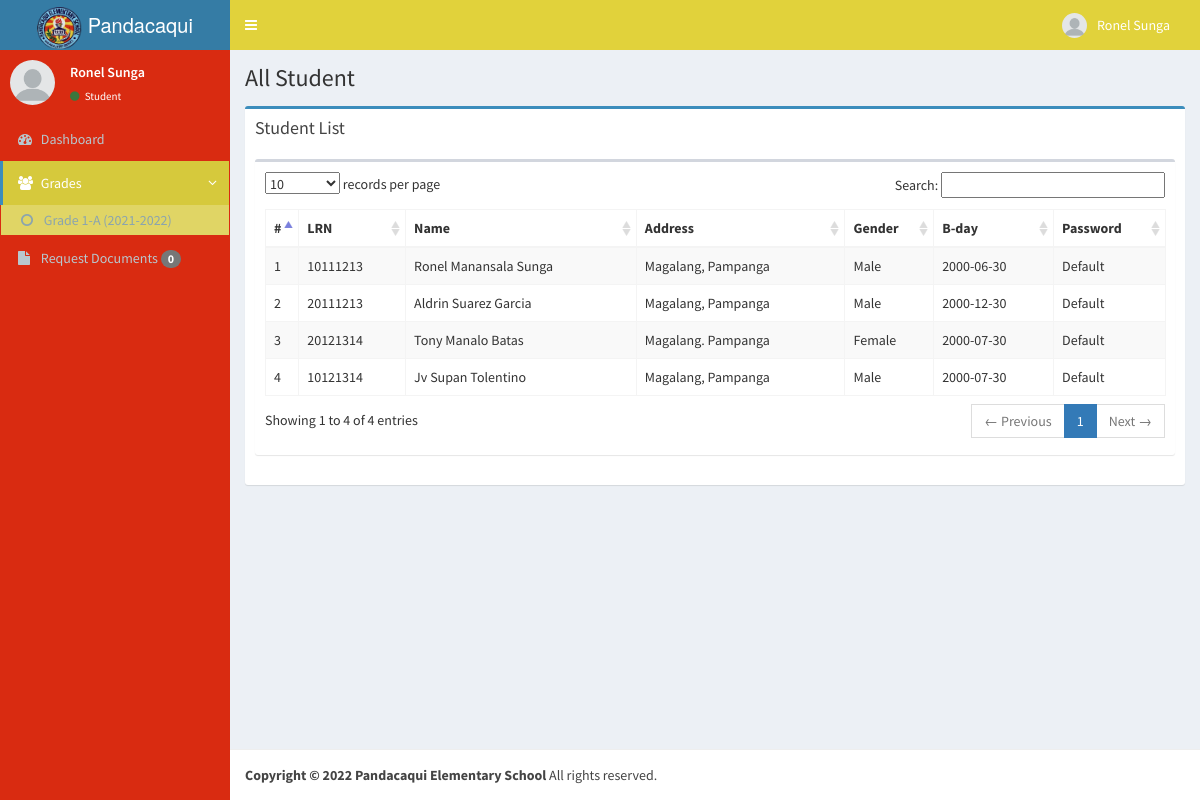
Page /allstudent.php (signed in) on the committed database.
### tables this page shows
CREATE TABLE `studentrecordhistory` (
  `id` int(11) NOT NULL,
  `sectionID` int(11) NOT NULL,
  `nextSectionID` int(11) DEFAULT NULL,
  `studentID` int(11) NOT NULL,
  `status` int(11) NOT NULL
);

CREATE TABLE `section` (
  `id` int(11) NOT NULL,
  `gradeID` int(11) NOT NULL,
  `section` varchar(50) NOT NULL,
  `sectionName` varchar(150) NOT NULL,
  `advicer` int(11) NOT NULL,
  `schoolYear` varchar(50) NOT NULL,
  `status` int(11) NOT NULL
);

CREATE TABLE `useraccount` (
  `id` int(11) NOT NULL,
  `email` varchar(550) NOT NULL,
  `password` varchar(550) NOT NULL,
  `image` varchar(550) NOT NULL,
  `fname` varchar(550) NOT NULL,
  `mname` varchar(550) NOT NULL,
  `lname` varchar(550) NOT NULL,
  `bday` date NOT NULL,
  `gender` varchar(550) NOT NULL,
  `address` varchar(550) NOT NULL,
  `section` int(11) DEFAULT NULL,
  `position` varchar(550) NOT NULL,
  `status` int(11) NOT NULL
);

### connection/connection.php (called while the page is built, shortened)
<?php
class DB_con {
	public $connection;
	function __construct(){
		$this->connection = new mysqli(DB_SERVER, DB_USERNAME, DB_PASSWORD, DB_DATABASE);
	}
	function ret_obj(){
		return $this->connection;
	}
}
?>

### connection/sqlClass.php (called while the page is built, shortened)
<?php
class SQL {
	protected $db;
	public function __construct(){
		$this->db = new DB_con();
		$this->db = $this->db->ret_obj();
	}
	public function getUser($position){
        $array = array();
		$query = "SELECT useraccount.*, section.sectionName, section.gradeID FROM `useraccount` LEFT JOIN section ON section.id = useraccount.section WHERE `position` LIKE '$position' AND useraccount.`status` = 0";
		$result = $this->db->query($query) or die($this->db->error);
		while($row = $result->fetch_array(MYSQLI_ASSOC))
    	{
    		$array[] = $row;
	    }
		return $array;
	}
	public function readytoPickup(){
        $array = array();
		$query = "SELECT * FROM `requestfile` WHERE `requestor` = $_SESSION[id] AND dateRelease >= '".date('Y-m-d')."'";
		$result = $this->db->query($query) or die($this->db->error);
		return $array;
	}
	public function studentrecordhistory(){
        $array = array();
		$query = "SELECT studentrecordhistory.*, section.gradeID, section.sectionName, section.schoolYear, useraccount.fname, useraccount.lname FROM `studentrecordhistory`
		LEFT JOIN section ON section.id=studentrecordhistory.sectionID
		LEFT JOIN useraccount ON useraccount.id=section.advicer
		WHERE `studentID` = '$_SESSION[id]' AND studentrecordhistory.`status` = 0";
		$result = $this->db->query($query) or die($this->db->error);
		while($row = $result->fetch_array(MYSQLI_ASSOC))
    	{
    		$array[] = $row;
	    }
		return $array;
	}
}
?>

### allstudent.php (the view, shortened to what this page needs)
<?php
 include_once "connection/connection.php";
 include_once "connection/sqlClass.php";
 $sqlClass = new SQL();
 $active =3;
 $users =$sqlClass->getUser('Student');
?>
<!DOCTYPE html>
<html>
  <head>
      <?php include_once "head.php"; ?>
      <link href="../../plugins/datatables/dataTables.bootstrap.css" rel="stylesheet" type="text/css" />
  </head>
  <body class="skin-blue">
    <div class="wrapper">
      <header class="main-header">
        <?php include_once "navbar.php"; ?>
      </header>
      <aside class="main-sidebar">
        <?php include_once "main-sidebar.php"; ?>
      </aside>
      <div class="content-wrapper">
        <section class="content-header">
          <h1>
            All Student
          </h1>
        </section>
        <section class="content">
          <div class="row">
            <div class="col-md-12">
              <div class="box box-primary">
                <div class="box-header">
                  <h3 class="box-title">Student List</h3>
                </div>
                <form method="post">
                  <div class="box-body">
                    <div class="box">
                        <div class="box-body">
                          <table id="example1" class="table table-bordered table-striped">
                            <thead>
                              <tr>
                                <th>#</th>
                                <th>LRN</th>
                                <th>Name</th>
                                <th>Address</th>
                                <th>Gender</th>
                                <th>B-day</th>
                                <th>Password</th>
                              </tr>
                            </thead>
                            <tbody>
                            <?php
                            foreach($users as $no => $user){ ?>
                              <tr>
                                <td><?php echo $no+1; ?></td>
                                <td><?php echo $user['email']; ?></td>
                                <td><?php echo $user['fname'].' '.$user['mname'].' '.$user['lname']; ?></td>
                                <td><?php echo $user['address']; ?></td>
                                <td><?php echo $user['gender']; ?></td>
                                <td><?php echo $user['bday']; ?></td>
                                <td><?php echo $user['password']=='e10adc3949ba59abbe56e057f20f883e'?'Default':'<a href="allstudent.php?default='.$user['id'].'" style="color:red" title="Default password 123456"><i class="fa fa-fw fa-retweet"></i></a>'; ?></td>
                              </tr>
                            <?php
                            } ?>
                            </tbody>
                          </table>
                        </div>
                      </div>
                  </div>
                </form>
              </div>
            </div>
          </div>
        </section>
      </div>
      <footer class="main-footer">
        <strong>Copyright &copy; <?php echo date('Y'); ?> Pandacaqui Elementary School</strong> All rights reserved.
      </footer>
    </div>
  </body>
</html>

### head.php (shortened to what this page needs)
<link href="bootstrap/css/bootstrap.min.css" rel="stylesheet" type="text/css" />
<link href="https://maxcdn.bootstrapcdn.com/font-awesome/4.3.0/css/font-awesome.min.css" rel="stylesheet" type="text/css" />
<link href="http://code.ionicframework.com/ionicons/2.0.0/css/ionicons.min.css" rel="stylesheet" type="text/css" />
<link href="dist/css/AdminLTE.min.css" rel="stylesheet" type="text/css" />
<link href="dist/css/skins/_all-skins.min.css" rel="stylesheet" type="text/css" />
<link href="plugins/iCheck/flat/blue.css" rel="stylesheet" type="text/css" />
<link href="plugins/morris/morris.css" rel="stylesheet" type="text/css" />
<link href="plugins/jvectormap/jquery-jvectormap-1.2.2.css" rel="stylesheet" type="text/css" />
<link href="plugins/datepicker/datepicker3.css" rel="stylesheet" type="text/css" />
<link href="plugins/daterangepicker/daterangepicker-bs3.css" rel="stylesheet" type="text/css" />
<link href="plugins/bootstrap-wysihtml5/bootstrap3-wysihtml5.min.css" rel="stylesheet" type="text/css" />

### navbar.php (shortened to what this page needs)
<a href="index2.html" class="logo"><img src="images/logoschool.png" style="width: 45px;"> Pandacaqui</a>
<nav class="navbar navbar-static-top" role="navigation">
  <a href="#" class="sidebar-toggle" data-toggle="offcanvas" role="button">
  </a>
  <div class="navbar-custom-menu">
    <ul class="nav navbar-nav">
      <li class="dropdown user user-menu">
        <a href="#" class="dropdown-toggle" data-toggle="dropdown">
          <img src="<?php echo $_SESSION['image']; ?>" class="user-image" alt="User Image"/>
          <span class="hidden-xs"><?php echo $_SESSION['fullname']; ?></span>
        </a>
      </li>
    </ul>
  </div>
</nav>

### main-sidebar.php (shortened to what this page needs)
<section class="sidebar">
          <div class="user-panel">
            <div class="pull-left image">
              <img src="<?php echo $_SESSION['image']; ?>" class="img-circle" alt="User Image" />
            </div>
            <div class="pull-left info">
              <p><?php echo $_SESSION['fullname']; ?></p>
              <a href="#"><i class="fa fa-circle text-success"></i> <?php echo $_SESSION['position']=='Admin'?'Secretary':$_SESSION['position']; ?></a>
            </div>
          </div>
          <ul class="sidebar-menu">
        <?php
        if($_SESSION['position'] == 'Admin'){ ?>
            <li <?php echo $active == 1 ?'class="active"':''; ?>>
              <a href="index.php">
                <i class="fa fa-dashboard"></i> <span>Dashboard</span> </i>
              </a>
            </li>
            <li <?php echo $active == 9 ?'class="active"':''; ?>>
              <a href="secretary.php">
                <i class="fa fa-users"></i> <span>Secretary</span> </i>
              </a>
            </li>
            <li <?php echo $active == 2 ?'class="active"':''; ?>>
              <a href="teacher.php">
                <i class="fa fa-user"></i> <span>Teachers</span> </i>
              </a>
            </li>
            <li <?php echo $active == 3 ?'class="active"':''; ?>>
              <a href="section.php">
                <i class="fa fa-dashboard"></i> <span>Section</span> </i>
              </a>
            </li>
            <li <?php echo $active == 6 ?'class="active"':''; ?>>
              <a href="subject.php">
                <i class="fa fa-folder"></i> <span>Subject</span> </i>
              </a>
            </li>
            <li <?php echo $active == 7 ?'class="active"':''; ?>>
              <a href="documents.php">
                <i class="fa fa-book"></i> <span>Documents</span> </i>
              </a>
            </li>
            <li <?php echo $active == 8 ?'class="active"':''; ?>>
              <a href="requestingfile.php">
                <i class="fa fa-files-o"></i> <span>Requesting Documents</span> </i>
              </a>
            </li>
        <?php
        } else { ?>
            <li <?php echo $active == 1 ?'class="active"':''; ?>>
              <a href="index.php">
                <i class="fa fa-dashboard"></i> <span>Dashboard</span> </i>
              </a>
            </li>
			<li <?php echo $active == 3 ?'class="active treeview"':'class="treeview"'; ?>>
              <a href="#">
                <i class="fa fa-users"></i>
                <span>Grades</span>
                <i class="fa fa-angle-left pull-right"></i>
              </a>
              <ul class="treeview-menu">
            <?php
            $grades = $sqlClass->studentrecordhistory();
            foreach($grades as $grade){ ?>
                <li><a href="viewGrades.php?id=<?php echo $grade['id']; ?>&sectionID=<?php echo $grade['sectionID']; ?>&advicer=<?php echo $grade['fname'].' '.$grade['lname']; ?>"><i class="fa fa-circle-o"></i> Grade <?php echo $grade['gradeID']; ?>-<?php echo $grade['sectionName'].' ('.$grade['schoolYear']; ?>)</a></li>
            <?php
            } ?>
              </ul>
            </li>
            <li <?php echo $active == 2 ?'class="active"':''; ?>>
              <a href="requestfile.php">
                <i class="fa fa-file"></i> <span>Request Documents <span class="badge"><?php echo count($sqlClass->readytoPickup()); ?></span></span> </i>
              </a>
            </li>
		<?php
		} ?>
          </ul>
        </section>

### rows in the picture
studentrecordhistory: sectionID.gradeID "1", sectionID.sectionName "A", sectionID.schoolYear "2021-2022"
useraccount: email "10111213", fname "Ronel", mname "Manansala", lname "Sunga", address "Magalang, Pampanga", gender "Male", bday "2000-06-30", shows "Default"
useraccount: email "20111213", fname "Aldrin", mname "Suarez", lname "Garcia", address "Magalang, Pampanga", gender "Male", bday "2000-12-30", shows "Default"
useraccount: email "20121314", fname "Tony", mname "Manalo", lname "Batas", address "Magalang. Pampanga", gender "Female", bday "2000-07-30", shows "Default"
useraccount: email "10121314", fname "Jv", mname "Supan", lname "Tolentino", address "Magalang, Pampanga", gender "Male", bday "2000-07-30", shows "Default"

### other values in the picture
$_SESSION['fullname'] "Ronel Sunga"
$_SESSION['position'] "Student"
count($sqlClass->readytoPickup()) "0"
